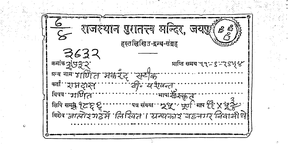
#> input picture sanskrit-ocr-workspace/data/processed/images/Ganitamakrana/page_001.png, 288 x 150 px, shrunk from 3000 x 1560 before the run; its folder holds only this picture in this run
$ python enhanced_preprocessing.py
#> lines starting #> are read from the running program, lines starting #| are printed output that depends on the picture; after the words box and inside, x2 and y2 are one past the last pixel; in counts of white or black regions, pixels touching at a corner belong together
import cv2
import numpy as np
from scipy import ndimage
from skimage import restoration, filters, morphology
from skimage.restoration import denoise_tv_chambolle
import os
from glob import glob

class HistoricalManuscriptEnhancer:
    """
    Enhanced preprocessing for old Sanskrit manuscripts with:
    - Blur removal (deconvolution)
    - Noise reduction
    - Contrast enhancement
    - Shirorekha preservation
    - Background normalization
    """

    def __init__(self, skip_existing=True):
        self.debug = False
        self.skip_existing = skip_existing

    def enhance_manuscript_image(self, image_path, output_path=None):
        """Complete enhancement pipeline"""

        # ✅ CHECK IF ALREADY PROCESSED
        if self.skip_existing and output_path and os.path.exists(output_path):
            # Verify file is not empty/corrupted
            if os.path.getsize(output_path) > 100:
                print(f"⏭️  Skipping: {os.path.basename(image_path)} (already enhanced)")
                return cv2.imread(output_path, cv2.IMREAD_GRAYSCALE)

        print(f"Enhancing: {os.path.basename(image_path)}")

        # Load image
        img = cv2.imread(image_path)
#> img is the input picture: shape (150, 288, 3); min 0, max 255, mean 233.8
        if img is None:
            print(f"❌ Failed to load: {image_path}")
            return None

        # Convert to grayscale
        if len(img.shape) == 3:
            gray = cv2.cvtColor(img, cv2.COLOR_BGR2GRAY)
        else:
            gray = img.copy()

        # Step 1: Deblur (Richardson-Lucy deconvolution)
        print("  1/7 Deblurring...")
        deblurred = self.deblur_image(gray)

        # Step 2: Denoise
        print("  2/7 Denoising...")
        denoised = self.advanced_denoise(deblurred)

        # Step 3: Background normalization
        print("  3/7 Normalizing background...")
        normalized = self.normalize_background(denoised)

        # Step 4: Contrast enhancement (CLAHE)
        print("  4/7 Enhancing contrast...")
        enhanced = self.enhance_contrast(normalized)

        # Step 5: Shirorekha-aware binarization
        print("  5/7 Binarizing (Shirorekha-aware)...")
        binary = self.shirorekha_aware_binarization(enhanced)

        # Step 6: Morphological cleanup
        print("  6/7 Cleaning up...")
        cleaned = self.morphological_cleanup(binary)

        # Step 7: Shirorekha enhancement
        print("  7/7 Enhancing Shirorekha...")
        final = self.enhance_shirorekha(cleaned)

        # Save if output path provided
        if output_path:
            os.makedirs(os.path.dirname(output_path), exist_ok=True)
            cv2.imwrite(output_path, final)
            print(f"  ✅ Saved to: {output_path}")

        return final

    def deblur_image(self, image, iterations=10):
        """Richardson-Lucy deconvolution for blur removal"""
#> called with iterations = 10
        psf = self._create_gaussian_psf(size=5, sigma=1.5)

        try:
            deblurred = restoration.richardson_lucy(
                image.astype(float) / 255.0,
                psf,
                num_iter=iterations
            )
            deblurred = (deblurred * 255).astype(np.uint8)
        except Exception as e:
            print(f"    ⚠️  Deblur failed, using original: {e}")
            deblurred = image

        return deblurred

    def _create_gaussian_psf(self, size=5, sigma=1.0):
        """Create Gaussian Point Spread Function"""
        ax = np.arange(-size // 2 + 1., size // 2 + 1.)
        xx, yy = np.meshgrid(ax, ax)
        psf = np.exp(-(xx**2 + yy**2) / (2. * sigma**2))
        return psf / np.sum(psf)

    def advanced_denoise(self, image):
        """Multi-stage denoising"""
        img_float = image.astype(float) / 255.0
        denoised_tv = denoise_tv_chambolle(img_float, weight=0.1)
        denoised = (denoised_tv * 255).astype(np.uint8)
        denoised = cv2.fastNlMeansDenoising(
            denoised, None, h=10, templateWindowSize=7, searchWindowSize=21
        )
        return denoised

    def normalize_background(self, image):
        """Remove uneven illumination"""
        kernel_size = max(image.shape) // 15
#> kernel_size = 19
        if kernel_size % 2 == 0:
            kernel_size += 1

        kernel = cv2.getStructuringElement(cv2.MORPH_ELLIPSE, (kernel_size, kernel_size))
        background = cv2.morphologyEx(image, cv2.MORPH_OPEN, kernel)
        normalized = cv2.subtract(image, background)
        normalized = cv2.add(normalized, 30)
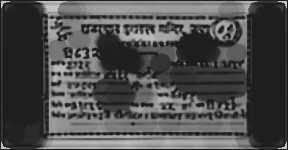
#> normalized: shape (150, 288); min 30, max 201, mean 77.8
        normalized = cv2.normalize(normalized, None, 0, 255, cv2.NORM_MINMAX)
        return normalized

    def enhance_contrast(self, image):
        """CLAHE contrast enhancement"""
        clahe = cv2.createCLAHE(clipLimit=2.0, tileGridSize=(8, 8))
        enhanced = clahe.apply(image)
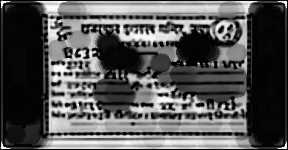
#> enhanced: shape (150, 288); min 2, max 255, mean 85.8
        return enhanced

    def shirorekha_aware_binarization(self, image):
        """Adaptive binarization preserving Shirorekha"""
        window_size = 51
        k = 0.2
        binary = self._sauvola_threshold(image, window_size, k)

        if np.mean(binary) > 127:
            binary = cv2.bitwise_not(binary)

        return binary

    def _sauvola_threshold(self, image, window_size, k=0.2, R=128):
        """Sauvola's binarization method"""
#> called with window_size = 51, k = 0.2, R = 128
        mean = cv2.boxFilter(image.astype(float), -1, (window_size, window_size))
        sqr_mean = cv2.boxFilter(image.astype(float)**2, -1, (window_size, window_size))
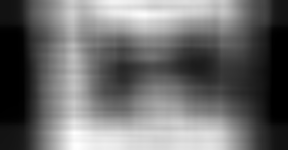
#> sqr_mean: shape (150, 288) float64; min 136.2, max 32708.5, mean 14047.3; drawn with min black and max white
        std = np.sqrt(sqr_mean - mean**2)
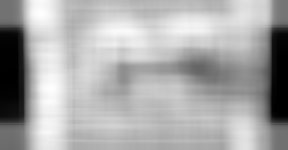
#> std: shape (150, 288) float64; min 9.67, max 89.84, mean 63.2; drawn with min black and max white
        threshold = mean * (1 + k * ((std / R) - 1))
        binary = np.where(image > threshold, 255, 0).astype(np.uint8)
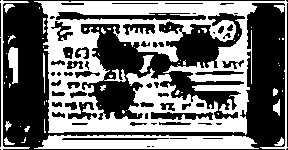
#> binary: shape (150, 288); 45.6% white; 64 white regions (47 under 20 px), largest, box (x1, y1, x2, y2) and area: (34, 0, 288, 150) 15684, (34, 135, 259, 149) 2554, (0, 0, 30, 150) 413
        return binary

    def morphological_cleanup(self, binary):
        """Remove small noise"""
        kernel_small = np.ones((2, 2), np.uint8)
        cleaned = cv2.morphologyEx(binary, cv2.MORPH_OPEN, kernel_small)
#> cleaned: shape (150, 288); 44.7% white; 45 white regions (26 under 20 px), largest, box (x1, y1, x2, y2) and area: (39, 2, 288, 150) 14935, (39, 136, 256, 150) 2540, (0, 0, 30, 150) 414
        kernel_close = np.ones((2, 2), np.uint8)
        cleaned = cv2.morphologyEx(cleaned, cv2.MORPH_CLOSE, kernel_close)
#> cleaned: shape (150, 288); 44.5% white; 30 white regions (17 under 20 px), largest, box (x1, y1, x2, y2) and area: (40, 3, 288, 150) 15541, (40, 137, 257, 150) 2385, (0, 0, 31, 150) 483

        num_labels, labels, stats, centroids = cv2.connectedComponentsWithStats(
            cleaned, connectivity=8
        )
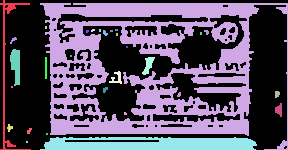
#> labels: shape (150, 288) int32; 31 distinct labels, from 0 to 30; one colour per label, 0 black
#> num_labels = 31; stats = 31 rows, first 6: [0, 0, 288, 150, 23968], [0, 0, 31, 150, 483], [40, 3, 248, 147, 15541], [45, 26, 2, 3, 6], [91, 29, 4, 3, 9], [99, 29, 2, 3, 6]; centroids = 31 pairs, first value 6.8 to 278.6, second value 27 to 143.6

        output = np.zeros_like(cleaned)
        for i in range(1, num_labels):
            area = stats[i, cv2.CC_STAT_AREA]
            if area > 15:
                output[labels == i] = 255
#> this loop made 30 passes
#> area on passes 1, 2, 13, 15, 17, 18, 19, 21, 22, 24, 26, 27: 483, 15541, 22, 266, 44, 117, 78, 21, 29, 66, 28, 20

        return output

    def enhance_shirorekha(self, binary):
        """Enhance Shirorekha (horizontal header line)"""
        horizontal_kernel = cv2.getStructuringElement(cv2.MORPH_RECT, (40, 1))
        detected_lines = cv2.morphologyEx(binary, cv2.MORPH_OPEN, horizontal_kernel)
#> detected_lines: shape (150, 288); 24.4% white; 21 white regions, largest, box (x1, y1, x2, y2) and area: (45, 3, 288, 17) 2502, (41, 138, 258, 150) 2279, (51, 121, 250, 134) 2125
        dilate_kernel = np.ones((3, 3), np.uint8)
        enhanced_lines = cv2.dilate(detected_lines, dilate_kernel, iterations=1)
#> enhanced_lines: shape (150, 288); 33.9% white; 21 white regions, largest, box (x1, y1, x2, y2) and area: (44, 2, 288, 18) 3114, (50, 120, 251, 135) 2871, (40, 137, 259, 150) 2749
        result = cv2.bitwise_or(binary, enhanced_lines)
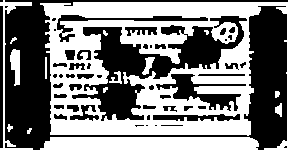
#> result: shape (150, 288); 49.3% white; 15 white regions (2 under 20 px), largest, box (x1, y1, x2, y2) and area: (40, 2, 288, 150) 17241, (40, 137, 259, 150) 2749, (0, 0, 33, 150) 571
        return result

    def process_directory(self, input_dir, output_dir):
        """Process all images in a directory with skip logic"""
        print("\n" + "="*70)
        print("ENHANCED IMAGE PROCESSING FOR HISTORICAL MANUSCRIPTS")
        print("="*70)

        if self.skip_existing:
            print("⏭️  Skip mode: ON (existing enhanced images will be skipped)")
        else:
            print("♻️  Skip mode: OFF (all images will be re-processed)")

        folders = [d for d in os.listdir(input_dir)
                  if os.path.isdir(os.path.join(input_dir, d))]

        total_processed = 0
        total_skipped = 0
        total_failed = 0

        for folder in folders:
            input_folder_path = os.path.join(input_dir, folder)
            output_folder_path = os.path.join(output_dir, folder)

            image_files = sorted(glob(os.path.join(input_folder_path, '*.png')))

            print(f"\n📁 {folder} ({len(image_files)} images)")
            print("-" * 70)

            folder_processed = 0
            folder_skipped = 0

            for img_path in image_files:
                output_path = os.path.join(
                    output_folder_path,
                    'enhanced_' + os.path.basename(img_path)
                )

                try:
                    result = self.enhance_manuscript_image(img_path, output_path)
                    if result is not None:
                        # Check if it was skipped or processed
                        if self.skip_existing and os.path.exists(output_path):
                            # File existed before this call
                            if "Skipping" in str(result):
                                folder_skipped += 1
                                total_skipped += 1
                            else:
                                folder_processed += 1
                                total_processed += 1
                        else:
                            folder_processed += 1
                            total_processed += 1
                except Exception as e:
                    print(f"  ❌ Failed: {e}")
                    total_failed += 1

            if folder_processed > 0:
                print(f"  ✅ Processed {folder_processed} new images")
            if folder_skipped > 0:
                print(f"  ⏭️  Skipped {folder_skipped} existing images")
#> pass 2 of the loop in process_directory, `for folder in folders:`:
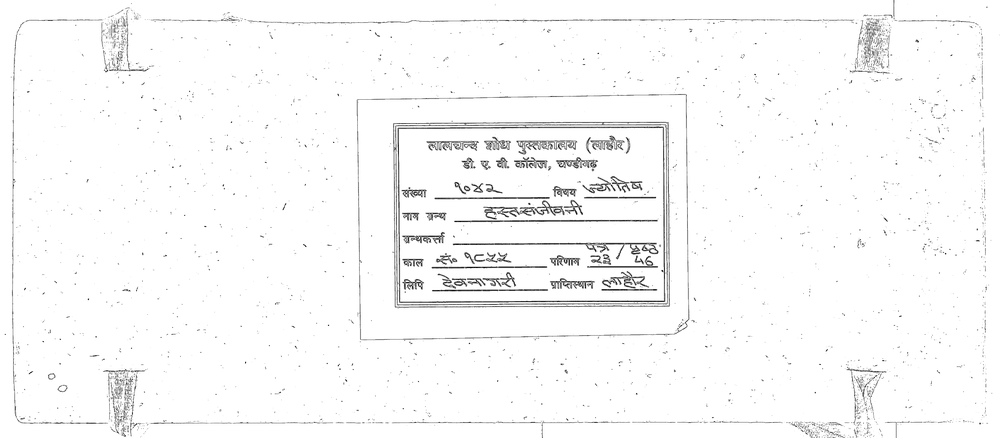
#> input picture sanskrit-ocr-workspace/data/processed/images/Hastasanjivani/page_001.png, 1000 x 438 px, shrunk from 10417 x 4563 before the run
#> in enhance_manuscript_image, img is the input picture: shape (438, 1000, 3); min 0, max 255, mean 249
#> gray: shape (438, 1000)
#> img_float: shape (438, 1000) float64
#> denoised_tv: shape (438, 1000) float64
#> background: shape (438, 1000)
#> enhanced: shape (438, 1000)
#> mean: shape (438, 1000) float64
#> sqr_mean: shape (438, 1000) float64
#> std: shape (438, 1000) float64
#> threshold: shape (438, 1000) float64
#> in morphological_cleanup (call 2), `num_labels, labels, stats, centroids = cv2.connectedComponentsWithStat..`:
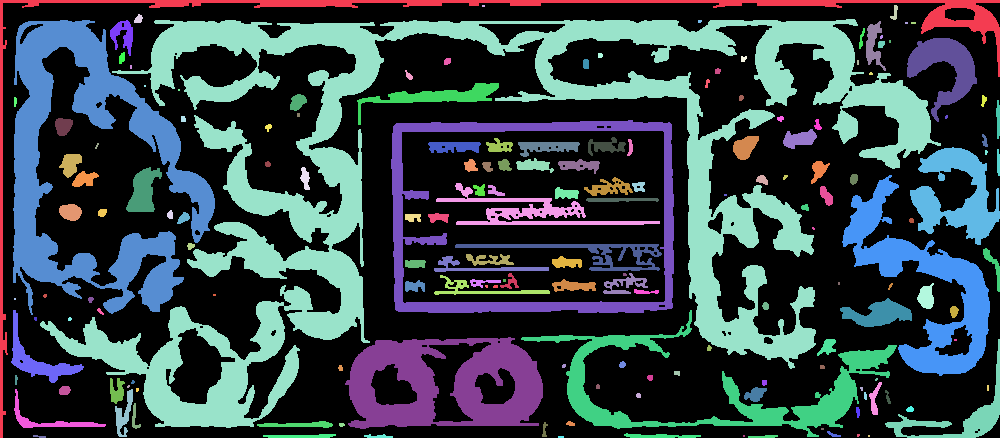
#> labels: shape (438, 1000) int32; 169 distinct labels, from 0 to 168; one colour per label, 0 black
#> num_labels = 169; stats = 169 rows, first 6: [3, 3, 997, 435, 269286], [0, 0, 1000, 438, 7140], [482, 5, 3, 2, 6], [890, 5, 8, 15, 60], [134, 14, 9, 9, 56], [40, 19, 901, 409, 70922]; centroids = 169 pairs, first value 14.5 to 998, second value 5.5 to 436.5
#> the loop in morphological_cleanup (call 2), `for i in range(1, num_labels):` made 168 passes
#> area on passes 1, 3, 4: 7140, 60, 56
#> after the loop in morphological_cleanup (call 2), `for i in range(1, num_labels):`:
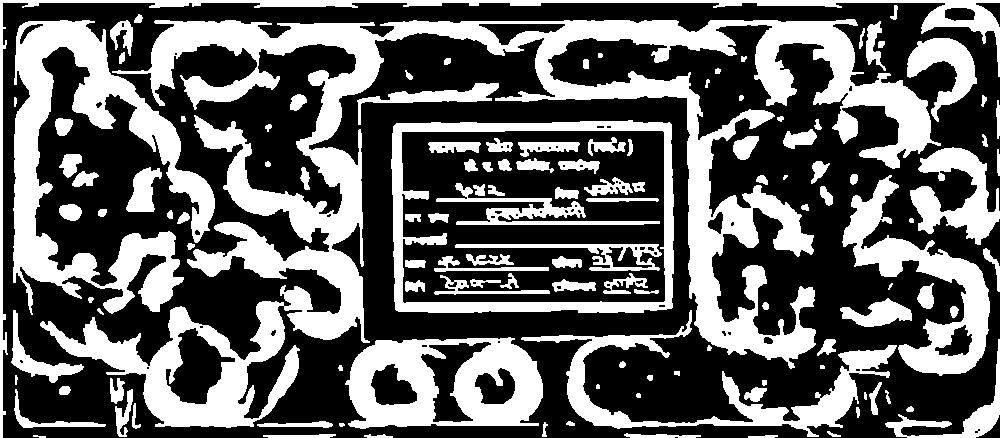
#> output: shape (438, 1000); 38.4% white; 128 white regions (4 under 20 px), largest, box (x1, y1, x2, y2) and area: (40, 19, 941, 428) 70922, (13, 20, 215, 315) 20104, (345, 337, 543, 429) 11141

        print("\n" + "="*70)
        print(f"✅ COMPLETE!")
        print(f"  • Newly enhanced: {total_processed} images")
        print(f"  • Skipped (already done): {total_skipped} images")
        if total_failed > 0:
            print(f"  • Failed: {total_failed} images")
        print(f"📁 Output directory: {output_dir}")
        print("="*70)

def main():
    """Run enhanced preprocessing with resume capability"""
    enhancer = HistoricalManuscriptEnhancer(skip_existing=True)

    input_dir = 'data/processed/images'
    output_dir = 'data/processed/images_enhanced'

    if not os.path.exists(input_dir):
        print(f"❌ Input directory not found: {input_dir}")
        print("Please run pipeline first: python tools/pipeline.py")
        return

    enhancer.process_directory(input_dir, output_dir)

if __name__ == "__main__":
    main()
